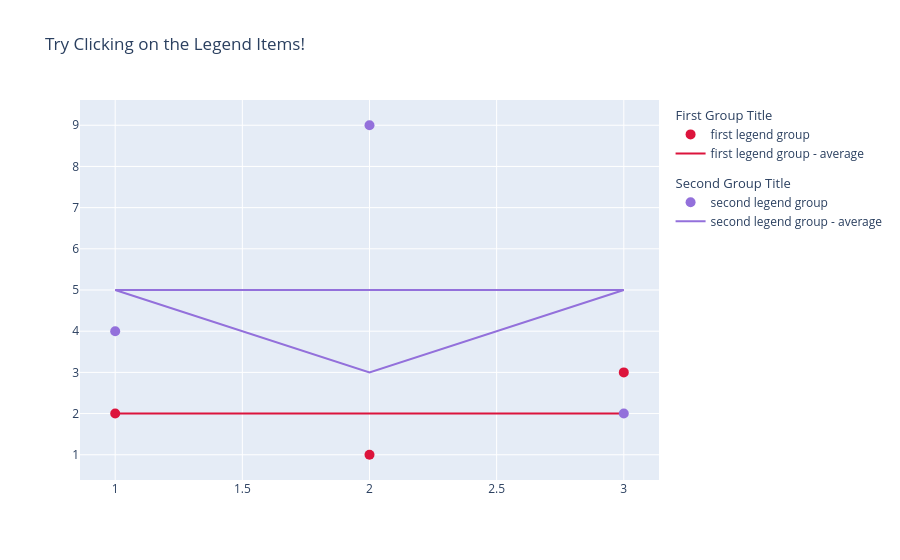

Here is the notebook cell this chart was saved with:
### Code cell
import plotly.graph_objects as go

fig = go.Figure()

fig.add_trace(go.Scatter(
    x=[1, 2, 3],
    y=[2, 1, 3],
    legendgroup="group",  # this can be any string, not just "group"
    legendgrouptitle_text="First Group Title",
    name="first legend group",
    mode="markers",
    marker=dict(color="Crimson", size=10)
))

fig.add_trace(go.Scatter(
    x=[1, 2, 3],
    y=[2, 2, 2],
    legendgroup="group",
    name="first legend group - average",
    mode="lines",
    line=dict(color="Crimson")
))

fig.add_trace(go.Scatter(
    x=[1, 2, 3],
    y=[4, 9, 2],
    legendgroup="group2",
    legendgrouptitle_text="Second Group Title",
    name="second legend group",
    mode="markers",
    marker=dict(color="MediumPurple", size=10)
))

fig.add_trace(go.Scatter(
    x=[1, 2, 3],
    y=[5, 5, 5],
    legendgroup="group2",
    name="second legend group - average",
    mode="lines",
    line=dict(color="MediumPurple")
))

fig.add_trace(go.Scatter(
    x=[1, 2, 3],
    y=[5, 3, 5],
    legendgroup="group2",
    name="second legend group - average",
    mode="lines",
    line=dict(color="MediumPurple"),
    showlegend=False,
    #stackgroup="two",
    
    
))


fig.update_layout(title=dict(text="Try Clicking on the Legend Items!"))
fig.update_layout(legend=dict(groupclick="toggleitem"))
fig.update
fig.show()

### Figure 1 — Plotly figure (JSON) as saved in the notebook; plotly's stock layout.template omitted (floating-point values rounded to 4 significant figures)
{"data": [{"legendgroup": "group", "legendgrouptitle": {"text": "First Group Title"}, "marker": {"color": "Crimson", "size": 10}, "mode": "markers", "name": "first legend group", "type": "scatter", "x": [1, 2, 3], "y": [2, 1, 3]}, {"legendgroup": "group", "line": {"color": "Crimson"}, "mode": "lines", "name": "first legend group - average", "type": "scatter", "x": [1, 2, 3], "y": [2, 2, 2]}, {"legendgroup": "group2", "legendgrouptitle": {"text": "Second Group Title"}, "marker": {"color": "MediumPurple", "size": 10}, "mode": "markers", "name": "second legend group", "type": "scatter", "x": [1, 2, 3], "y": [4, 9, 2]}, {"legendgroup": "group2", "line": {"color": "MediumPurple"}, "mode": "lines", "name": "second legend group - average", "type": "scatter", "x": [1, 2, 3], "y": [5, 5, 5]}, {"legendgroup": "group2", "line": {"color": "MediumPurple"}, "mode": "lines", "name": "second legend group - average", "showlegend": false, "type": "scatter", "x": [1, 2, 3], "y": [5, 3, 5]}], "layout": {"legend": {"groupclick": "toggleitem"}, "title": {"text": "Try Clicking on the Legend Items!"}}}
